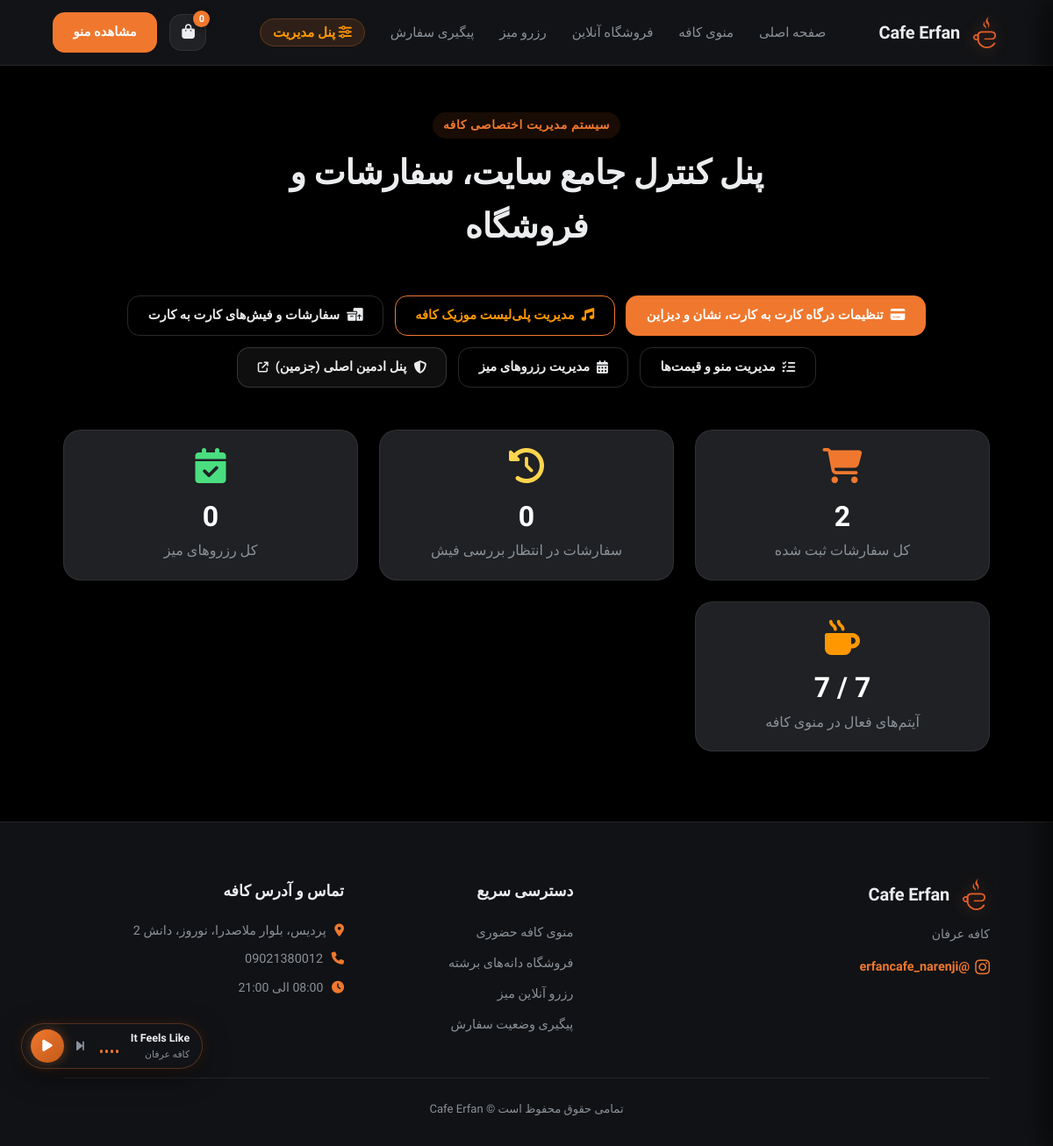
The page /management/ (signed in) on the database its author committed.
### apps/core/models.py (models this page shows, shortened)
class SiteSettings(models.Model):
    site_name = models.CharField(max_length=100, default="کافه اسپرسو نوین", verbose_name="نام کافه / برند")
    tagline = models.CharField(max_length=200, default="عطر اصیل دانه برشته قهوه", verbose_name="شعار کافه")
    logo_text = models.CharField(max_length=50, default="NOVIN CAFE", verbose_name="متن لوگو")
    logo_image = models.ImageField(upload_to='site/', blank=True, null=True, verbose_name="تصویر لوگوی کافه")
    primary_color = models.CharField(max_length=10, default="#F0782E", help_text="کد رنگ نارنجی اصلی (مثلاً #F0782E)", verbose_name="رنگ اصلی")
    secondary_color = models.CharField(max_length=10, default="#121417", help_text="کد رنگ پس‌زمینه زغالی و تیره", verbose_name="رنگ پس‌زمینه")
    accent_glow = models.CharField(max_length=10, default="#FF9354", help_text="رنگ درخشش نارنجی روشن", verbose_name="رنگ هایلایت")
    is_hero_animation_active = models.BooleanField(default=True, verbose_name="فعال بودن انیمیشن لندینگ قهوه")
    is_menu_active = models.BooleanField(default=True, verbose_name="فعال بودن منوی حضوری")
    is_shop_active = models.BooleanField(default=True, verbose_name="فعال بودن فروشگاه آنلاین")
    is_reservation_active = models.BooleanField(default=True, verbose_name="فعال بودن رزرو میز")
    is_order_tracking_active = models.BooleanField(default=True, verbose_name="فعال بودن پیگیری سفارش")
    is_quiz_active = models.BooleanField(default=True, verbose_name="فعال بودن تست هوشمند قهوه")
    is_lucky_wheel_active = models.BooleanField(default=True, verbose_name="فعال بودن گردونه شانس")
    is_soundscape_active = models.BooleanField(default=True, verbose_name="فعال بودن پلیر موزیک کافه")
    soundscape_autoplay = models.BooleanField(default=True, verbose_name="پخش خودکار موزیک پس‌زمینه با ورود به سایت")
    open_time = models.CharField(max_length=10, default="08:00", verbose_name="ساعت شروع کار")
    close_time = models.CharField(max_length=10, default="23:00", verbose_name="ساعت پایان کار")
    address = models.TextField(default="تهران، خیابان ولیعصر، بالاتر از پارک ساعی، پلاک ۱۲۰", verbose_name="آدرس دقیق کافه")
    phone = models.CharField(max_length=25, default="021-88889900", verbose_name="تلفن تماس مستقیم")
    instagram = models.CharField(max_length=100, default="@erfancafe", verbose_name="آیدی یا لینک پیج اینستاگرام")
    neshan_url = models.URLField(max_length=300, blank=True, default="https://nshn.ir", verbose_name="لینک مستقیم مسیریابی در اپ نشان")
    google_maps_url = models.URLField(max_length=300, blank=True, default="https://maps.google.com", verbose_name="لینک مسیریابی در گوگل مپ")
    map_image = models.ImageField(upload_to='site/', blank=True, null=True, verbose_name="تصویر لوکیشن یا نقشه کافه")
    map_iframe = models.TextField(blank=True, default="", verbose_name="کد امبد آی‌فریم نقشه (اختیاری)")
    is_card_to_card_active = models.BooleanField(default=True, verbose_name="فعال بودن درگاه پرداخت کارت به کارت")
    bank_name = models.CharField(max_length=50, default="بانک ملت", verbose_name="نام بانک صادرکننده کارت")
    card_number = models.CharField(max_length=30, default="6037-9975-1234-5678", verbose_name="شماره کارت ۱۶ رقمی")
    card_holder = models.CharField(max_length=100, default="عرفان رستمی", verbose_name="نام و نام خانوادگی صاحب حساب")
    shaba_number = models.CharField(max_length=35, blank=True, default="", verbose_name="شماره شبا (اختیاری)")
    class Meta:
        verbose_name = "تنظیمات عمومی سایت"
        verbose_name_plural = "تنظیمات عمومی سایت"
    @property
    def clean_phone(self):
        if not self.phone:
            return ""
        return re.sub(r'[^\d+]', '', self.phone)
    @property
    def clean_instagram(self):
        if not self.instagram:
            return ""
        val = self.instagram.strip()
        if 'instagram.com/' in val:
            val = val.split('instagram.com/')[-1].split('/')[0].split('?')[0]
        return val.lstrip('@')

### apps/dashboard/views.py (the view)
# urls.py: path('', views.dashboard_index_view, name='index'),
@staff_member_required
def dashboard_index_view(request):
    total_orders = Order.objects.count()
    pending_orders = Order.objects.filter(status='pending').count()
    paid_orders = Order.objects.filter(status='paid').count()
    total_reservations = TableReservation.objects.count()
    pending_reservations = TableReservation.objects.filter(status='pending').count()
    total_menu_items = MenuItem.objects.count()
    active_menu_items = MenuItem.objects.filter(is_active=True).count()
    context = {
        'total_orders': total_orders,
        'pending_orders': pending_orders,
        'paid_orders': paid_orders,
        'total_reservations': total_reservations,
        'pending_reservations': pending_reservations,
        'total_menu_items': total_menu_items,
        'active_menu_items': active_menu_items,
    }
    return render(request, 'dashboard/index.html', context)

### apps/cart/cart.py (called while the page is built)
    def __len__(self):
        return sum(item['quantity'] for item in self.cart.values())

    def get_total_price(self):
        return sum(item['price'] * item['quantity'] for item in self.cart.values())

### apps/core/views.py (called while the page is built)
def get_live_status(site_settings):
    try:
        now = timezone.localtime().time()
        open_h, open_m = map(int, site_settings.open_time.split(':'))
        close_h, close_m = map(int, site_settings.close_time.split(':'))
        open_t = time(open_h, open_m)
        close_t = time(close_h, close_m)
        is_open = open_t <= now <= close_t
        return {
            'is_open': is_open,
            'status_text': 'هم‌اکنون باز است (پذیرش حضوری و آنلاین)' if is_open else 'هم‌اکنون کافه بسته است',
            'open_time': site_settings.open_time,
            'close_time': site_settings.close_time
        }
    except Exception:
        return {'is_open': True, 'status_text': 'هم‌اکنون باز است', 'open_time': '08:00', 'close_time': '23:00'}

### templates/dashboard/index.html (shortened to what this page needs)
{% extends 'base.html' %}
{% block content %}
<section class="section" style="padding-top: 8rem; padding-bottom: 5rem;">
    <div class="section-header">
        <div class="section-tag">سیستم مدیریت اختصاصی کافه</div>
        <h2 class="section-title">پنل کنترل جامع سایت، سفارشات و فروشگاه</h2>
    </div>
    <div style="display: flex; gap: 0.8rem; justify-content: center; flex-wrap: wrap; margin-bottom: 3rem;">
        <a href="{% url 'dashboard:settings' %}" class="btn btn-primary">
            <i class="fa-solid fa-credit-card"></i> تنظیمات درگاه کارت به کارت، نشان و دیزاین
        </a>
        <a href="/admin/core/cafemusic/" target="_blank" class="btn btn-outline" style="border-color: var(--ember); color: var(--ember-hi);">
            <i class="fa-solid fa-music"></i> مدیریت پلی‌لیست موزیک کافه
        </a>
        <a href="{% url 'dashboard:orders' %}" class="btn btn-outline">
            <i class="fa-solid fa-boxes-packing"></i> سفارشات و فیش‌های کارت به کارت
        </a>
        <a href="{% url 'dashboard:menu' %}" class="btn btn-outline">
            <i class="fa-solid fa-list-check"></i> مدیریت منو و قیمت‌ها
        </a>
        <a href="{% url 'dashboard:reservations' %}" class="btn btn-outline">
            <i class="fa-solid fa-calendar-days"></i> مدیریت رزروهای میز
        </a>
        <a href="/admin/" target="_blank" class="btn btn-outline" style="background: rgba(255,255,255,0.06);">
            <i class="fa-solid fa-shield-halved"></i> پنل ادمین اصلی (جزمین) <i class="fa-solid fa-arrow-up-right-from-square" style="font-size: 0.75rem;"></i>
        </a>
    </div>
    <div class="grid">
        <div class="glass-card" style="text-align: center;">
            <i class="fa-solid fa-cart-shopping" style="font-size: 2.5rem; color: var(--ember); margin-bottom: 0.8rem;"></i>
            <h3 style="font-size: 2rem; color: #FFF;">{{ total_orders }}</h3>
            <p style="color: var(--text-muted);">کل سفارشات ثبت شده</p>
        </div>
        <div class="glass-card" style="text-align: center;">
            <i class="fa-solid fa-clock-rotate-left" style="font-size: 2.5rem; color: #FFD54F; margin-bottom: 0.8rem;"></i>
            <h3 style="font-size: 2rem; color: #FFF;">{{ pending_orders }}</h3>
            <p style="color: var(--text-muted);">سفارشات در انتظار بررسی فیش</p>
        </div>
        <div class="glass-card" style="text-align: center;">
            <i class="fa-solid fa-calendar-check" style="font-size: 2.5rem; color: #4ade80; margin-bottom: 0.8rem;"></i>
            <h3 style="font-size: 2rem; color: #FFF;">{{ total_reservations }}</h3>
            <p style="color: var(--text-muted);">کل رزروهای میز</p>
        </div>
        <div class="glass-card" style="text-align: center;">
            <i class="fa-solid fa-mug-hot" style="font-size: 2.5rem; color: var(--ember-hi); margin-bottom: 0.8rem;"></i>
            <h3 style="font-size: 2rem; color: #FFF;">{{ active_menu_items }} / {{ total_menu_items }}</h3>
            <p style="color: var(--text-muted);">آیتم‌های فعال در منوی کافه</p>
        </div>
    </div>
</section>
{% endblock %}

### templates/base.html (shortened to what this page needs)
{% load static %}
<!DOCTYPE html>
<html lang="fa" dir="rtl">
<head>
    <link rel="stylesheet" href="https://cdnjs.cloudflare.com/ajax/libs/font-awesome/6.5.1/css/all.min.css">
    <link rel="stylesheet" href="{% static 'css/style.css' %}">
</head>
<body>
    <header class="site-header">
        <nav class="navbar">
            <div class="nav-left-group">
                <a href="{% url 'core:landing' %}" class="nav-logo">
                    <img src="{% if site_settings.logo_image %}{{ site_settings.logo_image.url }}{% else %}{% static 'img/logo-mark.png' %}{% endif %}" alt="{{ site_settings.site_name }}" class="nav-logo-img">
                    <span class="nav-logo-text">{{ site_settings.site_name }}</span>
                </a>
            </div>
            <ul class="nav-menu">
                <li><a href="{% url 'core:landing' %}" class="nav-link {% if request.resolver_match.url_name == 'landing' %}active{% endif %}">صفحه اصلی</a></li>
                {% if site_settings.is_menu_active %}
                <li><a href="{% url 'menu:index' %}" class="nav-link {% if request.resolver_match.app_name == 'menu' %}active{% endif %}">منوی کافه</a></li>
                {% endif %}
                {% if site_settings.is_shop_active %}
                <li><a href="{% url 'shop:index' %}" class="nav-link {% if request.resolver_match.app_name == 'shop' and request.resolver_match.url_name != 'detail' %}active{% endif %}">فروشگاه آنلاین</a></li>
                {% endif %}
                {% if site_settings.is_reservation_active %}
                <li><a href="{% url 'reservations:index' %}" class="nav-link {% if request.resolver_match.app_name == 'reservations' %}active{% endif %}">رزرو میز</a></li>
                {% endif %}
                {% if site_settings.is_order_tracking_active %}
                <li><a href="{% url 'orders:track' %}" class="nav-link {% if request.resolver_match.url_name == 'track' %}active{% endif %}">پیگیری سفارش</a></li>
                {% endif %}
                {% if user.is_staff or user.is_superuser %}
                <li><a href="{% url 'dashboard:index' %}" class="nav-link admin-pill"><i class="fa-solid fa-sliders"></i> پنل مدیریت</a></li>
                {% endif %}
            </ul>
            <div class="nav-actions">
                {% if site_settings.is_shop_active %}
                <a href="{% url 'cart:detail' %}" class="cart-icon-btn" title="سبد خرید">
                    <i class="fa-solid fa-bag-shopping"></i>
                    <span class="cart-badge">{{ cart_total_items|default:"0" }}</span>
                </a>
                {% endif %}
                {% if site_settings.is_menu_active %}
                <a href="{% url 'menu:index' %}" class="btn btn-primary nav-cta-btn">
                    مشاهده منو
                </a>
                {% endif %}
            </div>
        </nav>
    </header>
    <main class="main-content">
        {% block content %}{% endblock %}
    </main>
    {% if site_settings.is_soundscape_active %}
    <div class="cafe-music-player" id="cafeMusicPlayer" data-autoplay="{% if site_settings.soundscape_autoplay %}true{% else %}false{% endif %}">
        <button type="button" class="music-toggle-btn" id="musicToggleBtn" title="پخش / توقف موزیک">
            <i class="fa-solid fa-play" id="musicPlayIcon"></i>
        </button>
        <button type="button" class="music-next-btn" id="musicNextBtn" title="موزیک بعدی (Shuffle)">
            <i class="fa-solid fa-forward-step"></i>
        </button>
        <div class="music-waves">
            <span></span><span></span><span></span><span></span>
        </div>
        <div class="music-info">
            <span class="music-title" id="musicTitleDisplay">موزیک کافه</span>
            <span class="music-artist" id="musicArtistDisplay">{{ site_settings.site_name }}</span>
        </div>
    </div>
    {% endif %}
    <footer class="footer">
        <div class="footer-grid">
            <div class="footer-col">
                <a href="{% url 'core:landing' %}" class="nav-logo" style="margin-bottom: 1rem;">
                    <img src="{% if site_settings.logo_image %}{{ site_settings.logo_image.url }}{% else %}{% static 'img/logo-mark.png' %}{% endif %}" alt="{{ site_settings.site_name }}" class="nav-logo-img">
                    <span class="nav-logo-text">{{ site_settings.site_name }}</span>
                </a>
                <p>{{ site_settings.tagline }}</p>
                <p style="margin-top: 0.8rem;">
                    <a href="https://instagram.com/{{ site_settings.clean_instagram }}" target="_blank" rel="noopener noreferrer" style="color: var(--ember); text-decoration: none; font-weight: 700; display: inline-flex; align-items: center; gap: 6px;">
                        <i class="fa-brands fa-instagram" style="font-size: 1.2rem;"></i> {{ site_settings.instagram }}
                    </a>
                </p>
            </div>
            <div class="footer-col">
                <h4>دسترسی سریع</h4>
                <ul>
                    {% if site_settings.is_menu_active %}
                    <li><a href="{% url 'menu:index' %}">منوی کافه حضوری</a></li>
                    {% endif %}
                    {% if site_settings.is_shop_active %}
                    <li><a href="{% url 'shop:index' %}">فروشگاه دانه‌های برشته</a></li>
                    {% endif %}
                    {% if site_settings.is_reservation_active %}
                    <li><a href="{% url 'reservations:index' %}">رزرو آنلاین میز</a></li>
                    {% endif %}
                    {% if site_settings.is_order_tracking_active %}
                    <li><a href="{% url 'orders:track' %}">پیگیری وضعیت سفارش</a></li>
                    {% endif %}
                </ul>
            </div>
            <div class="footer-col">
                <h4>تماس و آدرس کافه</h4>
                <p>
                    <a href="{{ site_settings.neshan_url|default:'#' }}" target="_blank" rel="noopener noreferrer" style="color: inherit; text-decoration: none;" title="مسیریابی در نشان">
                        <i class="fa-solid fa-location-dot" style="color: var(--ember); margin-left: 6px;"></i> {{ site_settings.address }}
                    </a>
                </p>
                <p>
                    <a href="tel:{{ site_settings.clean_phone }}" style="color: inherit; text-decoration: none;" title="تماس مستقیم">
                        <i class="fa-solid fa-phone" style="color: var(--ember); margin-left: 6px;"></i> {{ site_settings.phone }}
                    </a>
                </p>
                <p><i class="fa-solid fa-clock" style="color: var(--ember); margin-left: 6px;"></i> {{ site_settings.open_time }} الی {{ site_settings.close_time }}</p>
            </div>
        </div>
        <div class="copyright">
            تمامی حقوق محفوظ است © {{ site_settings.site_name }}
        </div>
    </footer>
</body>
</html>

### rows shown on the page
SiteSettings: site_name "Cafe Erfan", tagline "کافه عرفان", instagram "@erfancafe_narenji", address "پردیس، بلوار ملاصدرا، نوروز، دانش 2", phone "09021380012", close_time "21:00"

### other values the page prints
{{ cart_total_items|default:"0" }} "0"
{{ total_orders }} "2"
{{ pending_orders }} "0"
{{ total_reservations }} "0"
{{ active_menu_items }} "7"
{{ total_menu_items }} "7"
